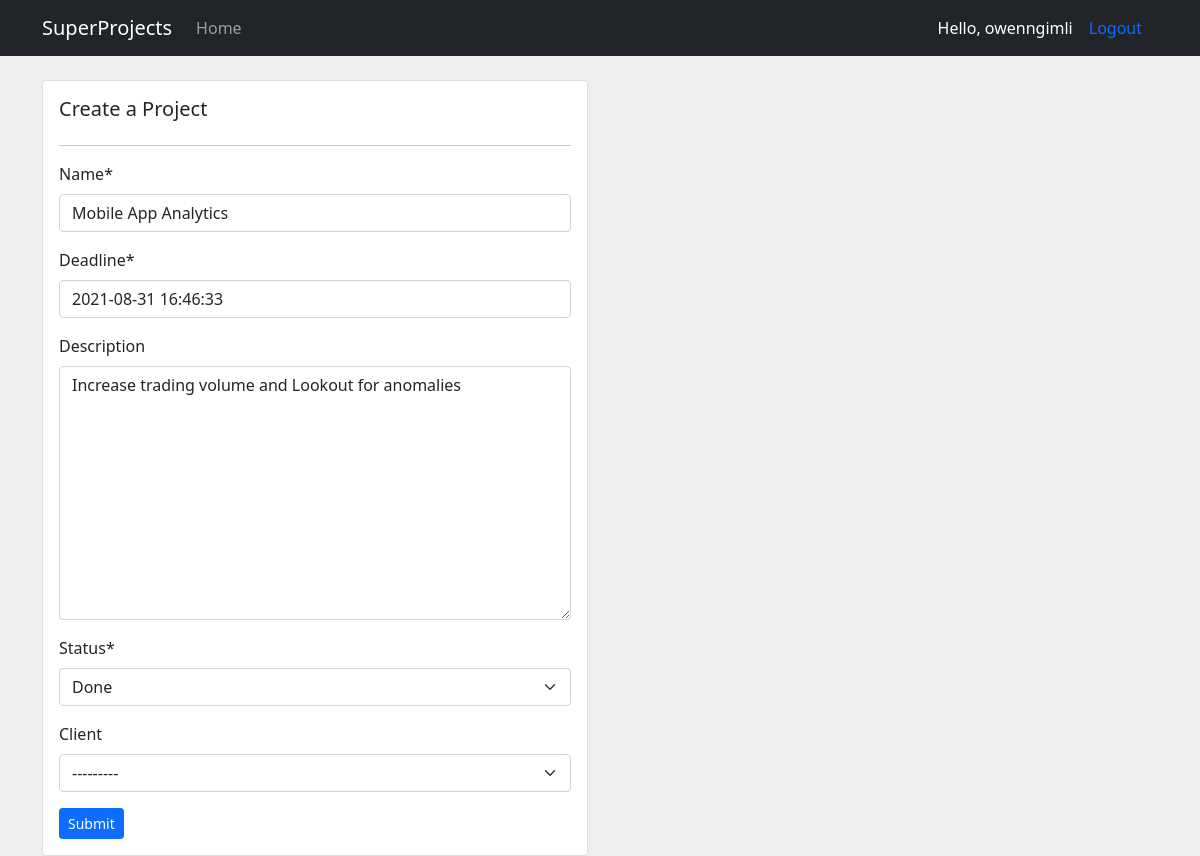
The app's page /update_project/1/ (signed in) with its own data.
### project/models.py (models this page shows, shortened)
class Project(models.Model):
    STATUS = (
        ('Pending', 'Pending'),
        ('In Progress', 'In Progress'),
        ('Done', 'Done')
    )
    name = models.CharField(max_length=128)
    deadline = models.DateTimeField()
    date_created = models.DateTimeField(auto_now_add=True)
    description = models.TextField(max_length=128, null=True, blank=True)
    status = models.CharField(max_length=20, null=True, choices=STATUS)
    client = models.ForeignKey(Client, null=True, blank=True, on_delete=models.SET_NULL)

class Client(models.Model):
    name = models.CharField(max_length=128, null=True)
    phone = models.CharField(max_length=20, null=True, blank=True)
    email = models.CharField(max_length=50, null=True)
    date_created = models.DateTimeField(auto_now_add=True) #auto_now is for future dates (e.g. modify date)
    def __str__(self):
        return self.name

### project/views.py (the view)
# urls.py: path('update_project/<str:pk_project>/', views.updateProject, name='update_project'),
@login_required(login_url='login')
def updateProject(request, pk_project):
    project = Project.objects.get(id=pk_project)
    form = ProjectForm(instance=project)
    if request.method == 'POST':
        form = ProjectForm(request.POST, instance=project)
        if form.is_valid():
            form.save()
            return redirect('/')
    context = {'form': form}
    return render(request, 'project/project_form.html', context)

### project/forms.py
class ProjectForm(ModelForm):
    class Meta:
        model = Project
        fields = '__all__'

### project/templates/project/project_form.html (shortened to what this page needs)
{% extends 'project/base.html' %}
{% load crispy_forms_filters %}
{% block content %}
<br />
<div class="container">
  <div class="row">
    <div class="col-md-6">
      <div class="card card-body">
        <h5>Create a Project</h5>
        <hr />
        <form action="" method="post">
          {{ form | crispy }}
          <input class="btn btn-sm btn-primary" type="submit" name="Submit" />
        </form>
      </div>
    </div>
  </div>
</div>
{% endblock %}

### project/templates/project/navbar.html (shortened to what this page needs)
<nav class="navbar navbar-expand-lg navbar-dark bg-dark">
  <div class="container container-fluid">
    <a class="navbar-brand" href="#">SuperProjects</a>
    <div class="collapse navbar-collapse" id="navbarNav">
      <ul class="navbar-nav">
        <li class="nav-item">
          <a class="nav-link" href="{% url 'home' %}">Home</a>
        </li>
      </ul>
    </div>
    <span class="mr-3" style="color: white">Hello, {{ request.user }}</span>
    <span><a class="nav-link" href="{% url 'logout' %}">Logout</a></span>
  </div>
</nav>

### project/templates/project/base.html (style rules this page uses)
body { background-color: #eee; }

### records on screen
Project: name "Mobile App Analytics", deadline "2021-08-31 16:46:33", description "Increase trading volume and Lookout for anomalies", status "Done", client "---------"

### other values on screen
{{ request.user }} "owenngimli"
